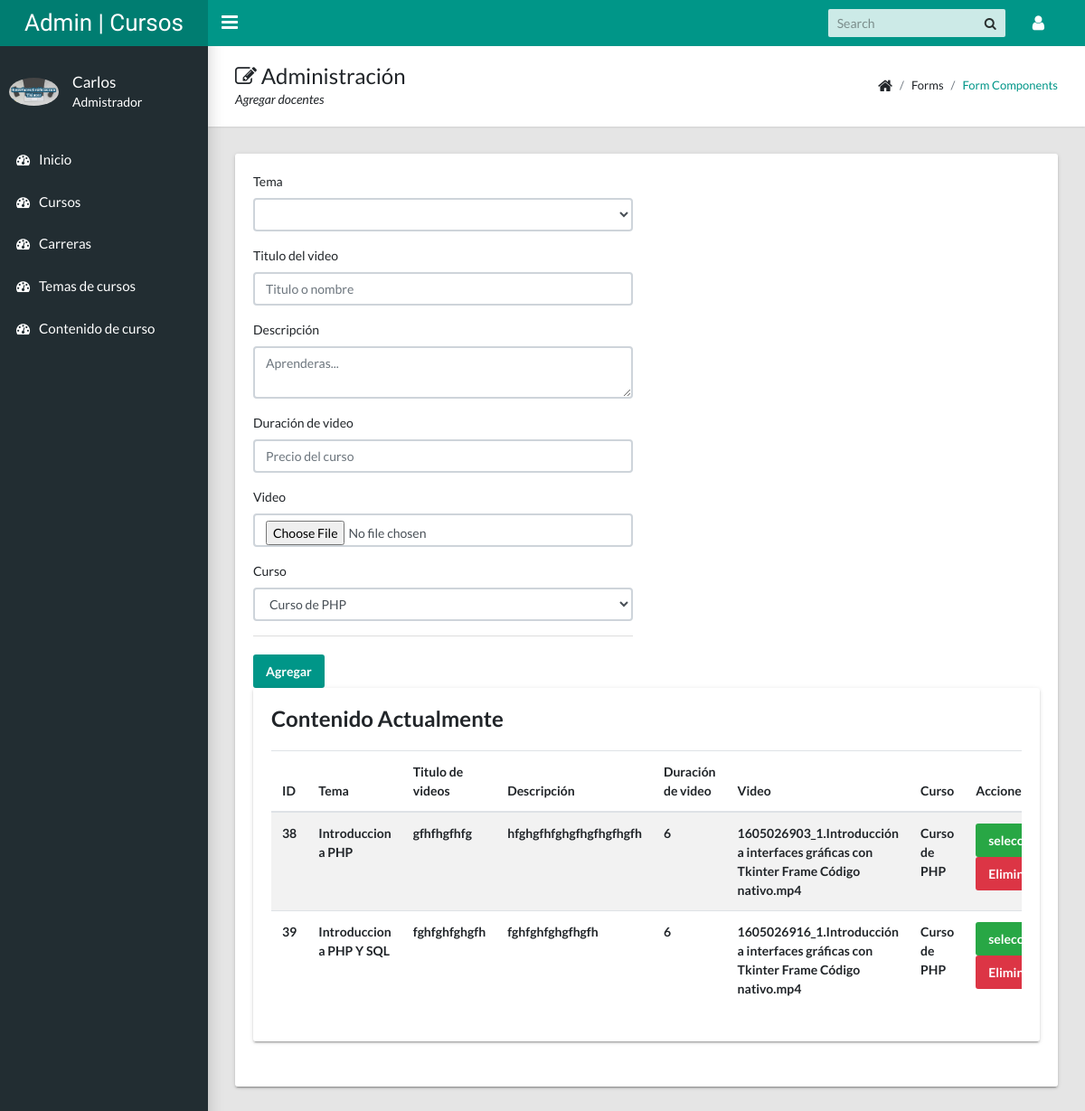
The page /admin/vistaContenido.php?id=48 (signed in) on the database its author committed.
### tables this page shows
CREATE TABLE `contenido` (
  `Id` int(11) NOT NULL,
  `Temas` varchar(100) NOT NULL,
  `Nombre` varchar(50) NOT NULL,
  `Descripcion` varchar(50) NOT NULL,
  `DuracionVideo` decimal(50,0) NOT NULL,
  `Video` varchar(100) NOT NULL,
  `Id_Curso` int(11) NOT NULL
);

CREATE TABLE `curso` (
  `Id` int(11) NOT NULL,
  `Nombre` varchar(50) NOT NULL,
  `Descripcion` varchar(100) NOT NULL,
  `Fecha` varchar(50) NOT NULL,
  `DuracionCurso` int(11) NOT NULL,
  `Precio` decimal(11,0) NOT NULL,
  `Imagen` varchar(50) NOT NULL,
  `Id_Docente` int(11) NOT NULL,
  `Id_Carrera` int(11) NOT NULL
);

### admin/modulos/contenidoCurso.php (called while the page is built, shortened)
<?php
include_once "../config/conexion.php";
$temaContenido = isset($_POST['temaContenido']) ? $_POST['temaContenido'] : "";
$tituloVideo = isset($_POST['tituloVideo']) ? $_POST['tituloVideo'] : "";
$duracion = isset($_POST['duracion']) ? $_POST['duracion'] : "";
$video = isset($_FILES['video']['name']) ? $_FILES['video']['name'] : "";
print_r($video);
$sql = "SELECT * FROM contenido ORDER BY Id ASC";
$sentencia = $pdo->prepare($sql);
$sentencia->execute();
$resultadoContenido = $sentencia->fetchAll(PDO::FETCH_ASSOC);
$sql = "SELECT * FROM curso ORDER BY Id ASC";
$sentencia = $pdo->prepare($sql);
$sentencia->execute();
$resultado = $sentencia->fetchAll(PDO::FETCH_ASSOC);
$sql = "SELECT * FROM tema_contenido ORDER BY Id ASC";
$sentencia = $pdo->prepare($sql);
$sentencia->execute();
$resultadoTema = $sentencia->fetchAll(PDO::FETCH_ASSOC);
?>

### admin/vistaContenido.php (the view, shortened to what this page needs)
<?php include_once "templates/header.php";
include_once "templates/sidebar.php";
include_once "modulos/contenidoCurso.php";
?>
<?php
$id_Curso = isset($_GET['id']) ? $_GET['id'] : '';
?>
<main class="app-content">
    <div class="app-title">
        <div>
            <h1><i class="fa fa-edit"></i> Administración</h1>
            <p>Agregar docentes</p>
        </div>
        <ul class="app-breadcrumb breadcrumb">
            <li class="breadcrumb-item"><i class="fa fa-home fa-lg"></i></li>
            <li class="breadcrumb-item">Forms</li>
            <li class="breadcrumb-item"><a href="#">Form Components</a></li>
        </ul>
    </div>
    <div class="row">
        <div class="col-md-12">
            <div class="tile">
                <div class="row">
                    <div class="col-lg-6">
                        <form action="" method="POST" enctype="multipart/form-data">
                            <div class="form-group">
                                <label for="temaContenido">Tema</label>
                                <select class="form-control" id="temaContenido" name="temaContenido" required="">
                                    <option value="<?php echo $temaContenido ?>"><?php if($temaContenido != ''){echo "Actualmente o cambiar";} ?></option>
                                    <?php foreach($resultadoTema as $fila) : ?>
                                    <?php if ($fila['Id_Curso'] == $id_Curso) :?>
                                    <option value="<?php echo $fila['Tema']; ?>"><?php echo $fila['Tema']; ?></option>
                                    <?php endif ?>
                                    <?php endforeach ?>
                                </select>
                            </div>
                            <div class="form-group">
                                <label for="tituloVideo">Titulo del video</label>
                                <input name="tituloVideo" class="form-control" id="tituloVideo" type="text" placeholder="Titulo o nombre" value="<?php echo $tituloVideo ?>">
                            </div>
                            <div class="form-group">
                                <label for="descripcion">Descripción</label>
                                <textarea name="descripcion" class="form-control" id="descripcion" type="textarea" placeholder="Aprenderas..."><?php echo $descripcion ?></textarea>
                            </div>
                            <div class="form-group">
                                <label for="duracion">Duración de video</label>
                                <input min="0" max="100" name="duracion" class="form-control" id="duracion" type="number" placeholder="Precio del curso" value="<?php echo $duracion ?>">
                            </div>
                            <div class="form-group">
                                <label for="video">Video</label>
                                <input name="video" class="form-control" id="video" accept="video/*" type="file" placeholder="Video->formato MP4" value="<?php echo $video; ?>">
                            </div>
                            <div class="form-group">
                                <label for="cursoId">Curso</label>
                                <select class="form-control" id="cursoId" name="cursoId" required="">
                                    <?php $curso; foreach($resultado as $fila) : ?>
                                    <?php if($fila['Id'] == $id_Curso) :?>
                                        <?php $curso = $fila['Nombre'] ?>
                                    <option value="<?php echo $fila['Id']; ?>"><?php echo $fila['Nombre']; ?></option>
                                    <?php endif ?>
                                    <?php endforeach ?>
                                </select>
                            </div>
                            <div class="tile-footer">
                                <?php if (isset($_POST['seleccionar'])) { ?>
                                <input name="accion" value="Actualizar" class="btn btn-primary" type="submit">
                                <?php }else{ ?>
                                <input name="accion" value="Agregar" class="btn btn-primary" type="submit">
                                <?php } ?>
                            </div>
                        </form>
                    </div>
                </div>
                <div class="row">
                    <div class="col-md-12">
                        <div class="tile">
                            <h3 class="tile-title">Contenido Actualmente</h3>
                            <div class="table-responsive">
                                <table class="table table-striped">
                                    <thead>
                                        <tr>
                                            <th>ID</th>
                                            <th>Tema</th>
                                            <th>Titulo de videos</th>
                                            <th>Descripción</th>
                                            <th>Duración de video</th>
                                            <th>Video</th>
                                            <th>Curso</th>
                                            <th>Acciones</th>
                                        </tr>
                                    </thead>
                                    <tbody>
                                        <?php foreach ($resultadoContenido as $data) : ?>
                                        <?php if ($data['Id_Curso'] == $id_Curso) :?>
                                        <tr>
                                            <th><?php echo $data['Id'] ?></th>
                                            <th><?php echo $data['Temas'] ?></th>
                                            <th><?php echo $data['Nombre'] ?></th>
                                            <th><?php echo $data['Descripcion'] ?></th>
                                            <th><?php echo $data['DuracionVideo'] ?></th>
                                            <th><?php echo $data['Video'] ?></th>
                                            <th><?php echo $curso ?></th>
                                            <th>
                                                <form action="" method="POST" enctype="multipart/form-data">
                                                    <input class="btn btn-success" type="submit" name="seleccionar" value="seleccionar">
                                                    <button class="btn btn-danger" type="submit" name="accion" value="Eliminar">Eliminar</button>
                                                </form>
                                            </th>
                                            <?php endif ?>
                                        </tr>
                                        <?php endforeach ?>
                                    </tbody>
                                </table>
                            </div>
                        </div>
                    </div>
                </div>
            </div>
        </div>
    </div>
</main>
<?php include_once "templates/footer.php"; ?>

### rows shown on the page
contenido: Id "38", Temas "Introduccion a PHP", Nombre "gfhfhgfhfg", Descripcion "hfghgfhfghgfhgfhgfhgfh", DuracionVideo "6", Video "1605026903_1.Introducción a interfaces gráficas con Tkinter Frame Código nativo.mp4", Id_Curso.Nombre "Curso de PHP"
contenido: Id "39", Temas "Introduccion a PHP Y SQL", Nombre "fghfghfghgfh", Descripcion "fghfghfghgfhgfh", DuracionVideo "6", Video "1605026916_1.Introducción a interfaces gráficas con Tkinter Frame Código nativo.mp4", Id_Curso.Nombre "Curso de PHP"

### other values the page prints
$_SESSION['admin']['Nombres'] "Carlos"
form field cursoId "Curso de PHP"
